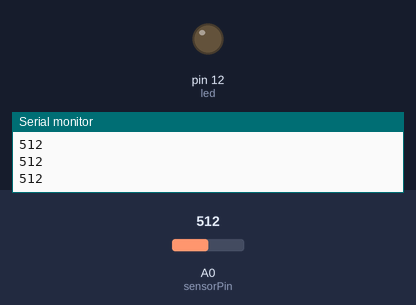
A sketch run on a simulated Arduino Uno, built with avr-gcc and run on an emulated ATmega328P. Shown: output pins drawn as LEDs (lit = HIGH), the last lines printed to the serial monitor. The test bench sets the inputs (shaded band); at power-on: A0 (sensorPin) = 512.

Above: at 1.2 s.
1.3 s: A0 (sensorPin) set to 359
2.8 s: A0 (sensorPin) set to 338
At 3.7 s:
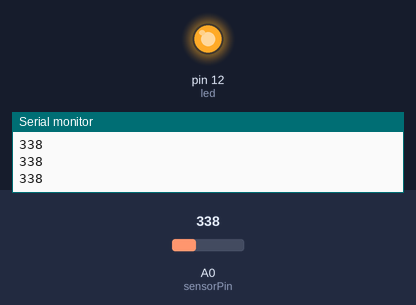
4.3 s: A0 (sensorPin) set to 360
At 4.7 s:
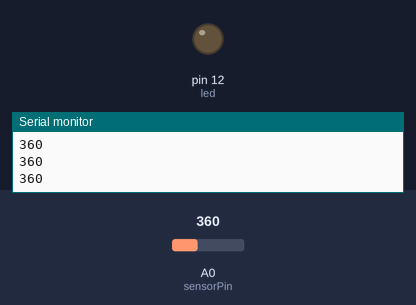
5.8 s: A0 (sensorPin) set to 340
At 7.2 s:
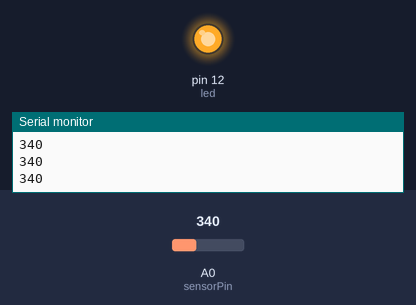
Timing chart, 0 to 8.3 s (numbered marks = the images above; inputs shaded):
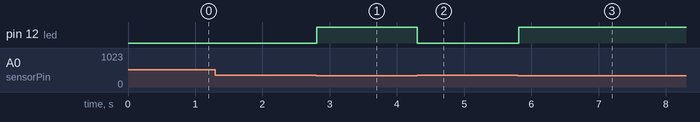

Measured:
- the behaviour switches between 350 and 349 on A0 (sensorPin) (found by bisection; images 0 and 1)
- after the input at 2.8 s, pin 12 (led): LOW → HIGH at once
- after the input at 4.3 s, pin 12 (led): HIGH → LOW at once
- after the input at 5.8 s, pin 12 (led): LOW → HIGH at once

The sketch:

Street_Lighting.ino
```cpp
int sensorPin=A0;
int sensorValue = 200;
int led = 12;
void setup() {
 pinMode(led, OUTPUT);
 Serial.begin(9600);
 // put your setup code here, to run once:
}
void loop() {
 sensorValue = analogRead(sensorPin);
 Serial.println(sensorValue);
 if(sensorValue < 350)
 {
   //Serial.println("LED light on");
   digitalWrite(led,HIGH);
 }
 else{
 digitalWrite(led,LOW);
 }
 // put your main code here, to run repeatedly:
}
```
